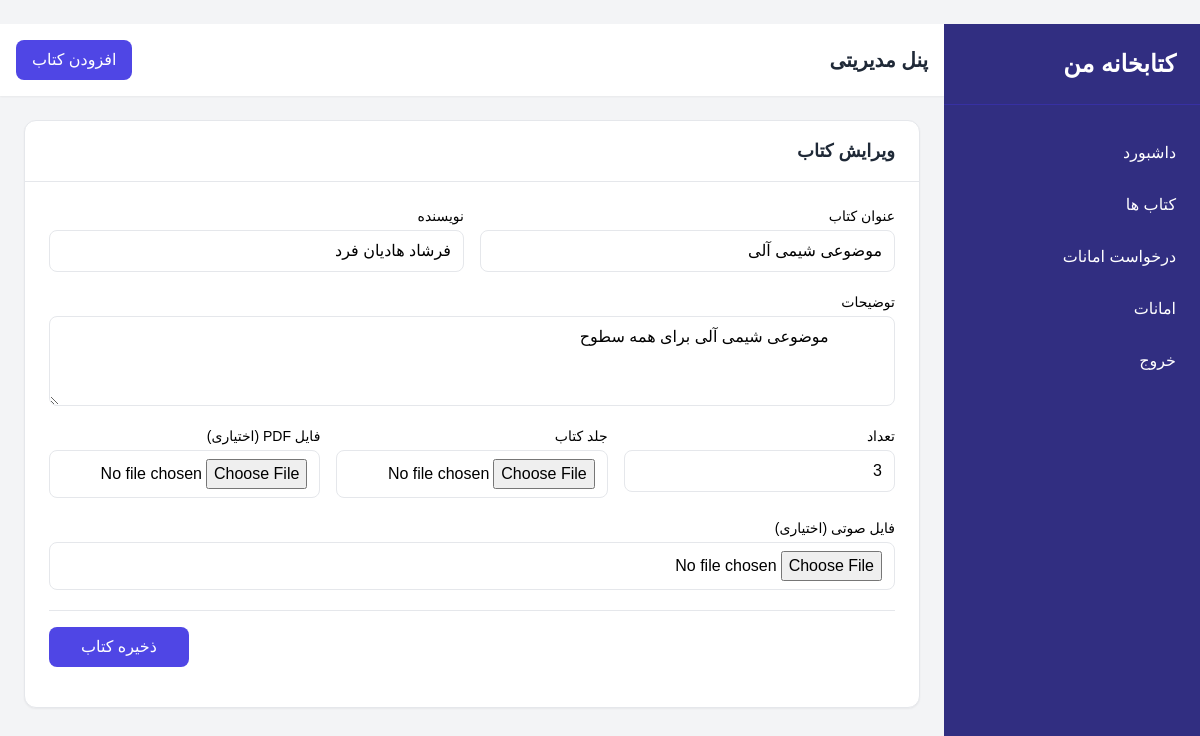
The page /admin/book/edit/8 (signed in) on the database its author committed.
### Model/__init__.py (models this page shows)
class Books(Base):
    __tablename__ = "books"
    id = Column(Integer, primary_key=True)
    title = Column(String, nullable=False)
    author = Column(String, nullable=False)
    description = Column(String, nullable=False)
    front_cover = Column(String, nullable=False)
    pdf_url = Column(String, nullable=True)
    audio_url = Column(String, nullable=True)
    loans = relationship("Loans", back_populates="book")
    reviews = relationship("Review", back_populates="book")
    scores = relationship("Score", back_populates="book")
    total_copies = Column(Integer, nullable=False)
    creator_id = Column(Integer, ForeignKey("users.id"), nullable=False)
    creator = relationship("User", back_populates="books")
    is_disable = Column(Boolean, nullable=True, default=False)
    tags = relationship(
        "Tags",
        secondary=book_tags,
        back_populates="books",
        passive_deletes=True,
    )

### Controller/admin.py (the view)
@router.get("/book/edit/{book_id}")
async def edit_book(book_id:int,request: Request,session: Session = Depends(get_db)):
    book = session.get(Books,book_id)
    return templates.TemplateResponse("admin/book_edit.j2",{"request":request,"book":book})

### templates/admin/book_edit.j2
﻿{% extends 'admin/__layout.j2' %}
{% block body %}
    <div class="p-6">
        <div class="bg-white rounded-xl shadow-sm border border-gray-200 max-w-4xl mx-auto">
            <div class="border-b px-6 py-4">
                <h3 class="text-lg font-bold text-gray-800">
                    ویرایش کتاب
                </h3>
            </div>
            <form action="{{ url_for('edit_book_post',book_id = book.id) }}" method="post" enctype="multipart/form-data" class="p-6 space-y-5">
                <div class="grid grid-cols-1 md:grid-cols-2 gap-4">
                    {{ input("text","عنوان کتاب","title",value = book.title) }}
                    {{ input("text","نویسنده","author",value= book.author) }}
                </div>
                {{ textArea("توضیحات","description",value = book.description) }}
                <div class="grid grid-cols-1 md:grid-cols-3 gap-4">
                    {{ input("number","تعداد","count",value =book.total_copies) }}
                    {{ input("file","جلد کتاب","cover") }}
                    {{ input("file","فایل PDF (اختیاری)","pdf") }}
                </div>
                {{ input("file","فایل صوتی (اختیاری)","audio") }}
                <div class="flex justify-end gap-3 pt-4 border-t">
                    <button
                            type="submit"
                            class="px-8 py-2 rounded-lg bg-indigo-600 text-white hover:bg-indigo-700">
                        ذخیره کتاب
                    </button>
                </div>
            </form>
        </div>
    </div>
{% endblock %}

### templates/macro.j2 (shortened to what this page needs)
{% macro adminSidebarItem(path,url,text) %}
    {% if path == url %}
        <a href="{{ url }}" class="block py-3 px-6 bg-indigo-800 border-r-4 border-white">{{ text }}</a>
    {% else %}
        <a href="{{ url }}" class="block py-3 px-6 hover:bg-indigo-800 transition">{{ text }}</a>
    {% endif %}
{% endmacro %}
{% macro input(type,label,name,args= "",value = Null) %}
    <div>
        <label for="{{ name }}" class="block text-sm font-medium mb-1">{{ label }}</label>
        <input type="{{ type }}" {{ args }} value="{{ value }}" id="{{ name }}" name="{{ name }}"
               class="w-full border rounded-lg px-3 py-2"
        >
    </div>
{% endmacro %}
{% macro textArea(label,name,args= "",value = Null) %}
    <div>
        <label for="{{ name }}" class="block text-sm font-medium mb-1">{{ label }}</label>
        <textarea name="{{ name }}" {{ args }}  id="{{ name }}" rows="3"
                  class="w-full border rounded-lg px-3 py-2">
            {{ value }}
        </textarea>
    </div>
{% endmacro %}

### templates/admin/__layout.j2 (style rules this page uses)
body { font-family: 'Vazirmatn', sans-serif; }

### rows shown on the page
Books: title "موضوعی شیمی آلی", author "فرشاد هادیان فرد", description "موضوعی شیمی آلی برای همه سطوح"

### other values the page prints
{{ text }} "داشبورد کتاب ها درخواست امانات امانات خروج"
{{ label }} "عنوان کتاب نویسنده تعداد جلد کتاب فایل PDF (اختیاری) فایل صوتی (اختیاری)"
{{ label }} "توضیحات"
